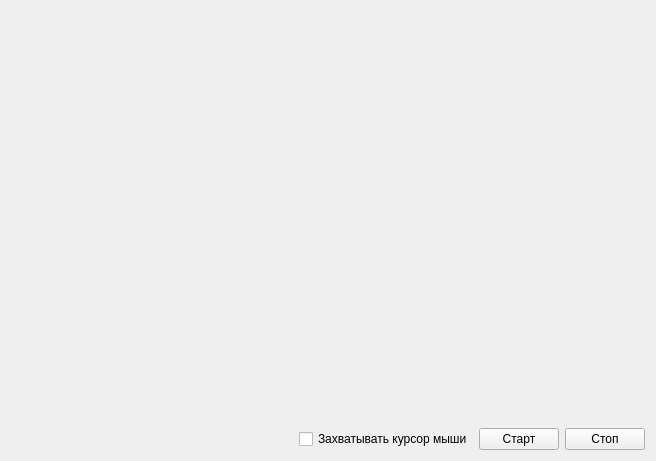
<?xml version="1.0" encoding="UTF-8"?>
<ui version="4.0">
 <class>DesktopRecorderMain</class>
 <widget class="QWidget" name="DesktopRecorderMain">
  <property name="geometry">
   <rect>
    <x>0</x>
    <y>0</y>
    <width>656</width>
    <height>461</height>
   </rect>
  </property>
  <property name="windowTitle">
   <string>Form</string>
  </property>
  <layout class="QVBoxLayout" name="verticalLayout" stretch="1,0">
   <item>
    <widget class="QLabel" name="view_lbl">
     <property name="text">
      <string/>
     </property>
     <property name="alignment">
      <set>Qt::AlignCenter</set>
     </property>
    </widget>
   </item>
   <item>
    <layout class="QHBoxLayout" name="horizontalLayout">
     <item>
      <spacer name="horizontal_spacer">
       <property name="orientation">
        <enum>Qt::Horizontal</enum>
       </property>
       <property name="sizeHint" stdset="0">
        <size>
         <width>40</width>
         <height>20</height>
        </size>
       </property>
      </spacer>
     </item>
     <item>
      <widget class="QCheckBox" name="capture_cursor_chk_box">
       <property name="text">
        <string>Захватывать курсор мыши</string>
       </property>
      </widget>
     </item>
     <item>
      <widget class="QPushButton" name="start_btn">
       <property name="text">
        <string>Старт</string>
       </property>
      </widget>
     </item>
     <item>
      <widget class="QPushButton" name="stop_btn">
       <property name="text">
        <string>Стоп</string>
       </property>
      </widget>
     </item>
    </layout>
   </item>
  </layout>
 </widget>
 <resources/>
 <connections/>
</ui>
